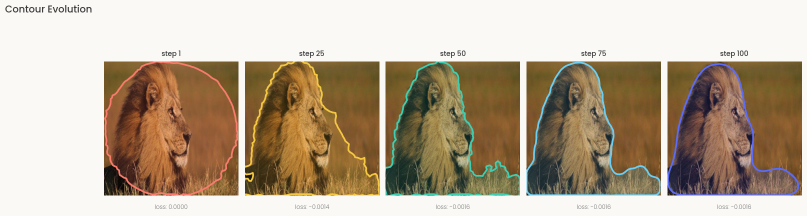
#> input picture assets/lion.png, 1613 x 431 px, found by its file name (shown at 1/2 size)
$ python make_social_preview.py assets/lion.png assets/social_preview.png
#> lines starting #> are read from the running program, lines starting #| are printed output that depends on the picture; after the words box and inside, x2 and y2 are one past the last pixel; in counts of white or black regions, pixels touching at a corner belong together
#!/usr/bin/env python
"""Generate the GitHub social-preview banner (1280x640) for Deep ContourFlow.

Composites the converged contour result next to the project title/tagline.

Usage
-----
    python scripts/make_social_preview.py assets/lion.png assets/social_preview.png
"""
import argparse

import matplotlib.pyplot as plt
import numpy as np
from PIL import Image

CREAM = "#FAF9F6"
INK = "#2E2E2E"
MUTED = "#8A8A8A"
CORAL = "#E0796F"


def last_panel(src):
    """Crop the right-most (converged) panel from an evolution strip."""
#> called with src = 'assets/lion.png'
    im = Image.open(src).convert("RGB")
    arr = np.abs(np.asarray(im).astype(int) - np.array([250, 249, 246])).sum(2) < 25
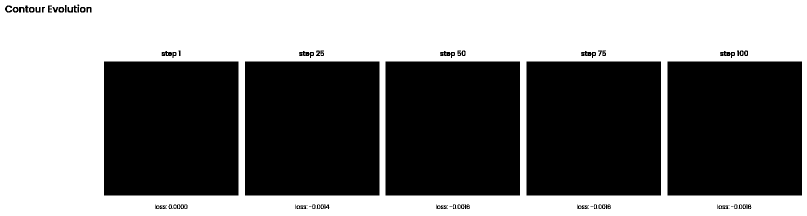
#> arr: shape (431, 1613) bool (shown at 1/2 size); 47.6% white; 67 white regions (61 under 20 px), largest, box (x1, y1, x2, y2) and area: (0, 0, 1613, 431) 330063, (28, 16, 34, 23) 27, (61, 16, 66, 23) 27, (163, 16, 168, 23) 26, (120, 16, 125, 23) 25, (348, 410, 352, 417) 20
    gap = arr.mean(0) > 0.97
    runs, start = [], None
    for x in range(im.width):
        if not gap[x] and start is None:
            start = x
        elif gap[x] and start is not None:
            if x - start > 40:
                runs.append((start, x))
            start = None
#> after the loop, runs = [(208, 477), (490, 759), (771, 1040), (1053, 1322), (1335, 1604)]
    if start is not None:
        runs.append((start, im.width))
    s, e = runs[-1]
#> s = 1335; e = 1604
    return im.crop((s, 0, e, im.height))
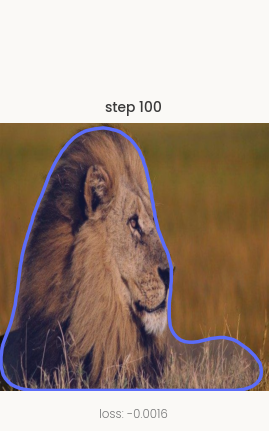
#> returned value: PIL image 269x431 RGB; mean R, G, B 165.7, 147.9, 135.8


def make_banner(src, dst):
    fig = plt.figure(figsize=(12.8, 6.4), dpi=100)
    fig.patch.set_facecolor(CREAM)

    # Right: converged result
    ax = fig.add_axes([0.60, 0.08, 0.36, 0.84])
    ax.imshow(last_panel(src))
    ax.axis("off")

    # Left: title block
    fig.text(0.06, 0.66, "Deep ContourFlow", fontsize=46, fontweight="bold", color=INK)
    fig.text(0.063, 0.55, "Training-free active contours,\npowered by deep features",
             fontsize=22, color=INK, linespacing=1.3)
    fig.text(0.065, 0.30, "Unsupervised  ·  One-shot  ·  PyTorch", fontsize=16, color=CORAL,
             fontweight="bold")
    fig.text(0.065, 0.22, "No training · no labels · just a frozen CNN", fontsize=14, color=MUTED)
    fig.text(0.065, 0.13, "arXiv:2407.10696", fontsize=13, color=MUTED, style="italic")

    fig.savefig(dst, facecolor=CREAM)
    plt.close(fig)
    print(f"Wrote {dst}")


if __name__ == "__main__":
    p = argparse.ArgumentParser(description=__doc__)
    p.add_argument("src", help="evolution strip PNG (uses its converged panel)")
    p.add_argument("dst", help="output banner path")
    args = p.parse_args()
    make_banner(args.src, args.dst)

$ run again, with assets/flower0.png copied over assets/lion.png
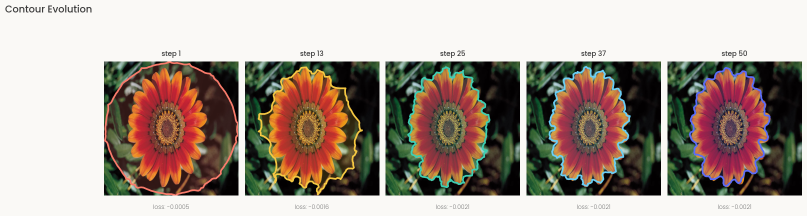
#> input picture assets/flower0.png, 1613 x 431 px, found by its file name (shown at 1/2 size)
#> arr: shape (431, 1613) bool; 47.6% white; 59 white regions (54 under 20 px), largest, box (x1, y1, x2, y2) and area: (0, 0, 1613, 431) 330237, (28, 16, 34, 23) 27, (61, 16, 66, 23) 27, (163, 16, 168, 23) 26, (120, 16, 125, 23) 25
#> after the loop in last_panel, `for x in range(im.width):`: runs = [(208, 477), (490, 759), (771, 1040), (1053, 1322), (1335, 1604)]
#> s = 1335; e = 1604
#> in last_panel, `return im.crop((s, 0, e, im.height))`:
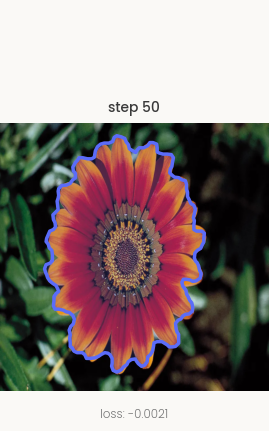
#> returned value: PIL image 269x431 RGB; mean R, G, B 141.8, 128.6, 126.8

$ run again, with assets/flower1.png copied over assets/lion.png
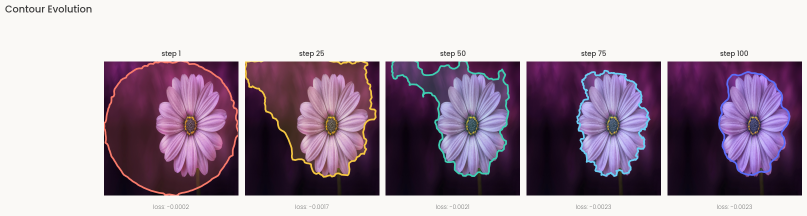
#> input picture assets/flower1.png, 1613 x 431 px, found by its file name (shown at 1/2 size)
#> arr: shape (431, 1613) bool; 47.6% white; 59 white regions (54 under 20 px), largest, box (x1, y1, x2, y2) and area: (0, 0, 1613, 431) 330143, (28, 16, 34, 23) 27, (61, 16, 66, 23) 27, (163, 16, 168, 23) 26, (120, 16, 125, 23) 25
#> after the loop in last_panel, `for x in range(im.width):`: runs = [(208, 477), (490, 759), (771, 1040), (1053, 1322), (1335, 1604)]
#> s = 1335; e = 1604
#> in last_panel, `return im.crop((s, 0, e, im.height))`:
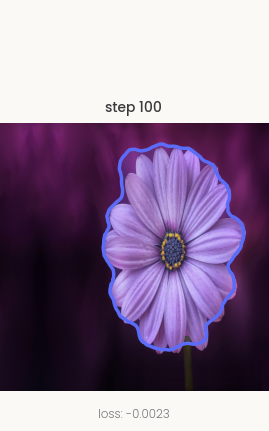
#> returned value: PIL image 269x431 RGB; mean R, G, B 141.6, 122.6, 149.5

$ run again, with assets/pineapple.png copied over assets/lion.png
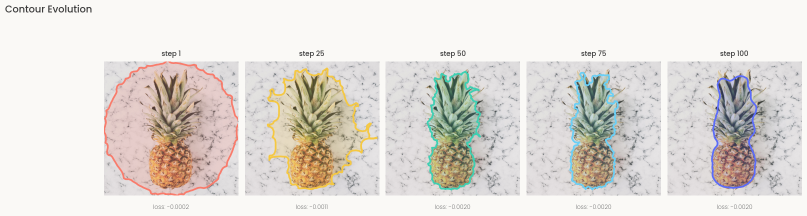
#> input picture assets/pineapple.png, 1613 x 431 px, found by its file name (shown at 1/2 size)
#> arr: shape (431, 1613) bool; 47.6% white; 62 white regions (57 under 20 px), largest, box (x1, y1, x2, y2) and area: (0, 0, 1613, 431) 330067, (28, 16, 34, 23) 27, (61, 16, 66, 23) 27, (163, 16, 168, 23) 26, (120, 16, 125, 23) 25
#> after the loop in last_panel, `for x in range(im.width):`: runs = [(208, 477), (490, 759), (771, 1040), (1053, 1322), (1335, 1604)]
#> s = 1335; e = 1604
#> in last_panel, `return im.crop((s, 0, e, im.height))`:
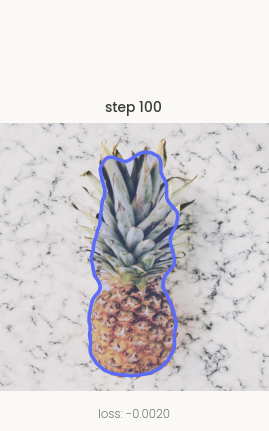
#> returned value: PIL image 269x431 RGB; mean R, G, B 216.4, 213.3, 214.5
